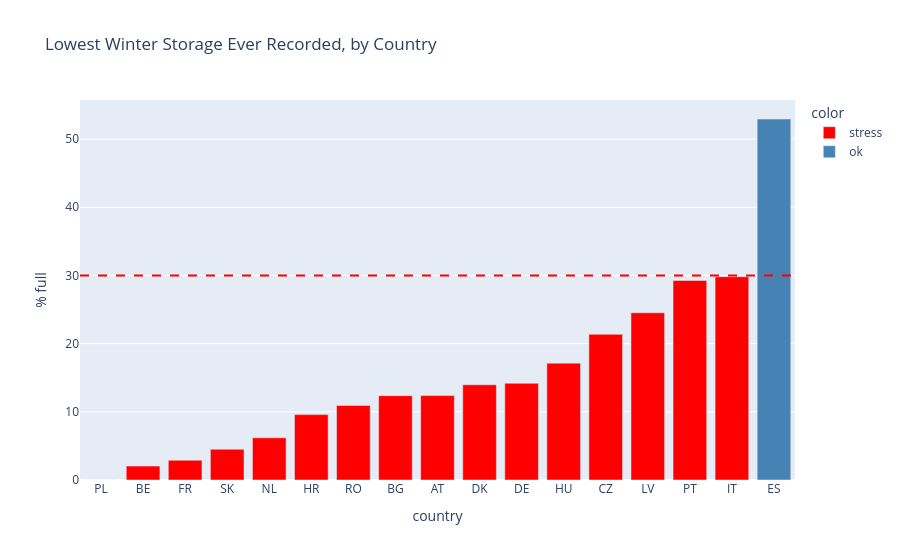

Notebook code cell kept with this figure:
### Code cell
# === Plot: Lowest winter storage by country ===
worst = (label.groupby("country")["min_winter_full"].min()
         .sort_values().reset_index())
worst["color"] = worst["min_winter_full"].apply(
    lambda v: "stress" if v < STRESS_THRESHOLD else "ok")

fig = px.bar(worst, x="country", y="min_winter_full", color="color",
             color_discrete_map={"stress": "red", "ok": "steelblue"},
             title="Lowest Winter Storage Ever Recorded, by Country",
             labels={"min_winter_full": "% full"})
fig.add_hline(y=30, line_dash="dash", line_color="red")
fig.write_html("figures/min_storage_by_country.html")
fig.show()

### Figure 1 — Plotly figure (JSON) as saved in the notebook; plotly's stock layout.template omitted (floating-point values rounded to 4 significant figures)
{"data": [{"hovertemplate": "color=stress<br>country=%{x}<br>% full=%{y}<extra></extra>", "legendgroup": "stress", "marker": {"color": "red", "pattern": {"shape": ""}}, "name": "stress", "orientation": "v", "showlegend": true, "textposition": "auto", "type": "bar", "x": ["PL", "BE", "FR", "SK", "NL", "HR", "RO", "BG", "AT", "DK", "DE", "HU", "CZ", "LV", "PT", "IT"], "xaxis": "x", "y": [0.0, 2.04, 2.9, 4.51, 6.19, 9.59, 10.93, 12.37, 12.38, 13.97, 14.18, 17.14, 21.37, 24.53, 29.27, 29.81], "yaxis": "y"}, {"hovertemplate": "color=ok<br>country=%{x}<br>% full=%{y}<extra></extra>", "legendgroup": "ok", "marker": {"color": "steelblue", "pattern": {"shape": ""}}, "name": "ok", "orientation": "v", "showlegend": true, "textposition": "auto", "type": "bar", "x": ["ES"], "xaxis": "x", "y": [52.95], "yaxis": "y"}], "layout": {"barmode": "relative", "legend": {"title": {"text": "color"}, "tracegroupgap": 0}, "shapes": [{"line": {"color": "red", "dash": "dash"}, "type": "line", "x0": 0, "x1": 1, "xref": "x domain", "y0": 30, "y1": 30, "yref": "y"}], "title": {"text": "Lowest Winter Storage Ever Recorded, by Country"}, "xaxis": {"anchor": "y", "domain": [0, 1], "title": {"text": "country"}}, "yaxis": {"anchor": "x", "domain": [0, 1], "title": {"text": "% full"}}}}
